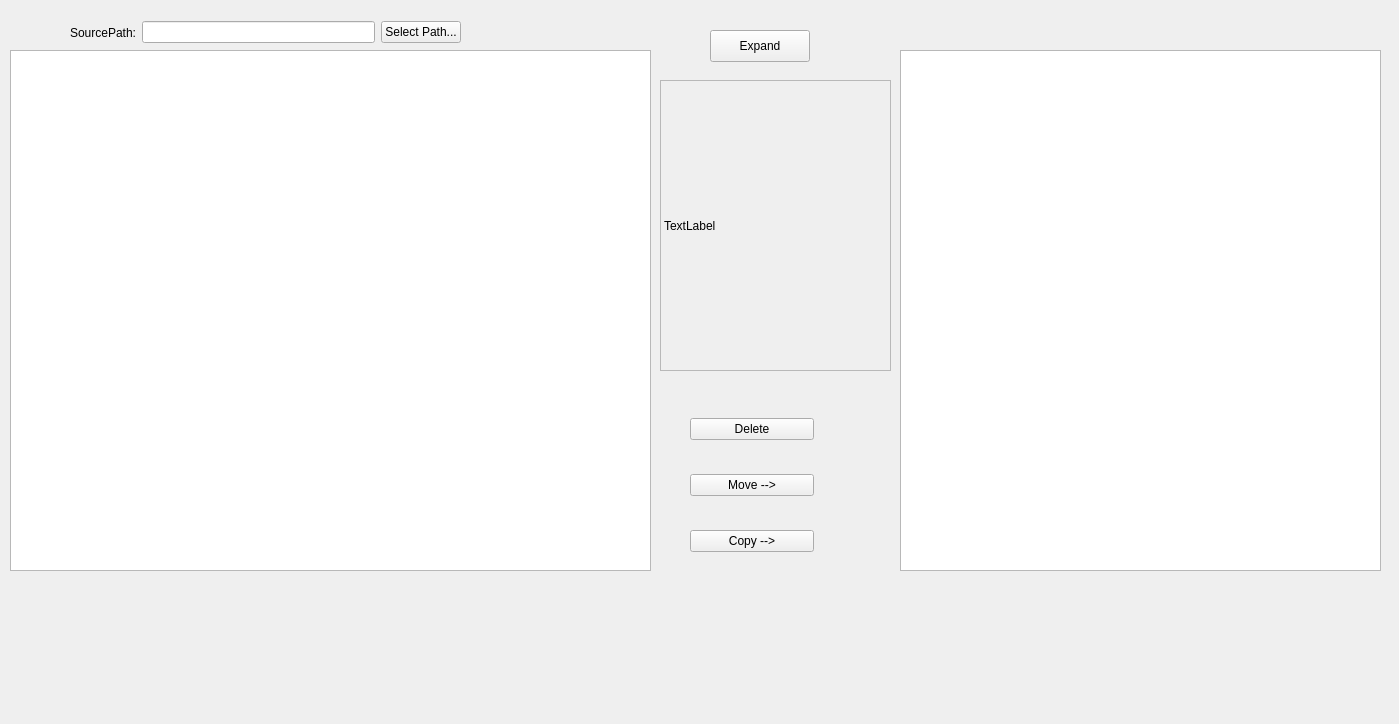
<?xml version="1.0" encoding="UTF-8"?>
<ui version="4.0">
 <class>Widget</class>
 <widget class="QWidget" name="Widget">
  <property name="geometry">
   <rect>
    <x>0</x>
    <y>0</y>
    <width>1399</width>
    <height>724</height>
   </rect>
  </property>
  <property name="windowTitle">
   <string>Widget</string>
  </property>
  <widget class="QTreeView" name="sourceTreeView">
   <property name="geometry">
    <rect>
     <x>10</x>
     <y>50</y>
     <width>641</width>
     <height>521</height>
    </rect>
   </property>
  </widget>
  <widget class="QWidget" name="widget" native="true">
   <property name="geometry">
    <rect>
     <x>70</x>
     <y>10</y>
     <width>391</width>
     <height>45</height>
    </rect>
   </property>
   <layout class="QHBoxLayout" name="horizontalLayout">
    <item>
     <widget class="QLabel" name="label">
      <property name="text">
       <string>SourcePath:</string>
      </property>
     </widget>
    </item>
    <item>
     <widget class="QLineEdit" name="lineEdit_SourcePath"/>
    </item>
    <item>
     <widget class="QPushButton" name="btn_SourcePath">
      <property name="text">
       <string>Select Path...</string>
      </property>
     </widget>
    </item>
   </layout>
  </widget>
  <widget class="QWidget" name="widget_2" native="true">
   <property name="geometry">
    <rect>
     <x>690</x>
     <y>390</y>
     <width>124</width>
     <height>191</height>
    </rect>
   </property>
   <layout class="QVBoxLayout" name="verticalLayout">
    <item>
     <widget class="QPushButton" name="btn_del">
      <property name="text">
       <string>Delete</string>
      </property>
     </widget>
    </item>
    <item>
     <widget class="QPushButton" name="btn_move">
      <property name="text">
       <string>Move --&gt;</string>
      </property>
     </widget>
    </item>
    <item>
     <widget class="QPushButton" name="btn_copy">
      <property name="text">
       <string>Copy --&gt;</string>
      </property>
     </widget>
    </item>
   </layout>
  </widget>
  <widget class="QLabel" name="label_thumbImg">
   <property name="geometry">
    <rect>
     <x>660</x>
     <y>80</y>
     <width>231</width>
     <height>291</height>
    </rect>
   </property>
   <property name="frameShape">
    <enum>QFrame::StyledPanel</enum>
   </property>
   <property name="text">
    <string>TextLabel</string>
   </property>
  </widget>
  <widget class="QPushButton" name="btn_exp">
   <property name="geometry">
    <rect>
     <x>710</x>
     <y>30</y>
     <width>100</width>
     <height>32</height>
    </rect>
   </property>
   <property name="text">
    <string>Expand</string>
   </property>
  </widget>
  <widget class="QTreeView" name="treeView">
   <property name="geometry">
    <rect>
     <x>900</x>
     <y>50</y>
     <width>481</width>
     <height>521</height>
    </rect>
   </property>
  </widget>
 </widget>
 <resources/>
 <connections/>
</ui>
